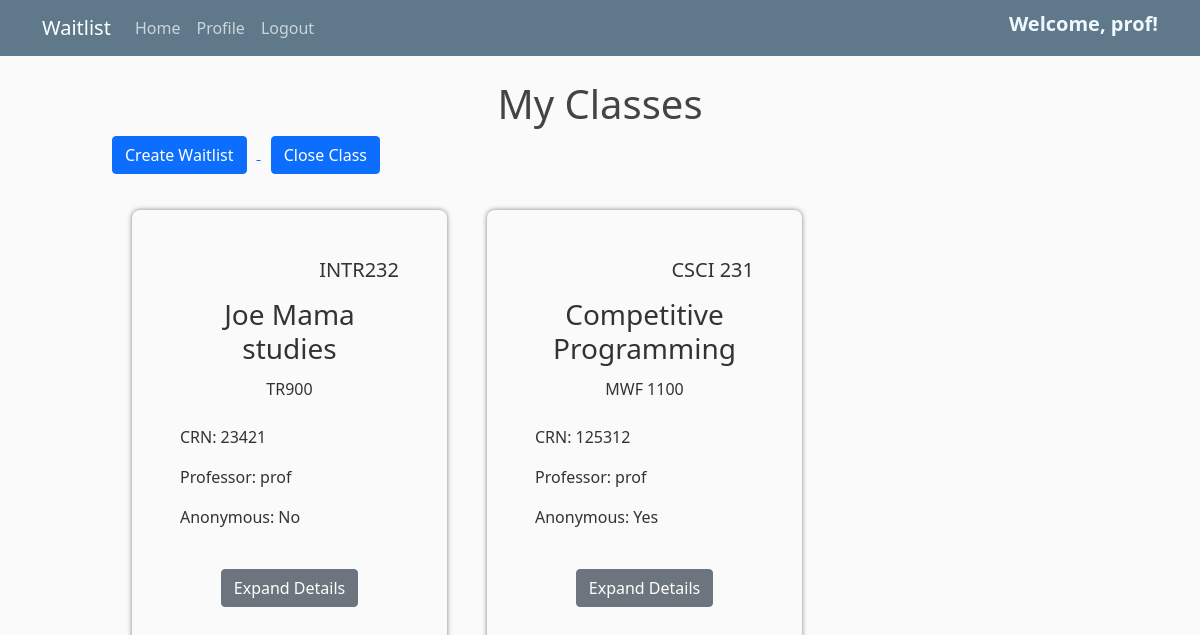
The app's page /studenthome/ (signed in) with its own data.
### studentview/models.py (models this page shows, shortened)
class ClassWaitlist(models.Model):
    className = models.CharField(max_length=200, name="className", verbose_name='Class Name')
    classDescription = models.TextField(verbose_name='Description', default=' ')
    classCode = models.CharField(max_length=200, verbose_name='Class Code')
    crn = models.IntegerField(default=0, verbose_name='CRN')
    schedule = models.CharField(max_length=200, verbose_name='Schedule')
    sortType = models.CharField(max_length=200, verbose_name='Sort Type')
    term = models.CharField(max_length=200, verbose_name='Term')
    professor = models.ForeignKey(User, on_delete=models.CASCADE)
    date_added = models.DateTimeField("date published")
    closed = models.BooleanField(default=False)  # Add this line
    anonymous_waitlist = models.BooleanField(default=False, verbose_name='Anonymous Waitlist')
    request_academic_status = models.BooleanField(default=False, verbose_name='Request Academic Status')
    request_major = models.BooleanField(default=False, verbose_name='Request Major')
    request_msg = models.BooleanField(default=False, verbose_name='Request Message')
    archived = models.BooleanField(default=False, verbose_name="Archived")

### studentview/views.py (the view, shortened to what this page needs)
# urls.py: 2. Add a URL to urlpatterns:  path('', views.home, name='home')
def home(request):
    currentUser = request.user
    groupOfUser = currentUser.groups.all().first() #if we ever add more groups than profs and students, change this
    classes = []
    message =  ""
    isProfessor = False
    isStudent = False
    if (not currentUser.is_anonymous):
        if (groupOfUser):
            if (groupOfUser.id == 1):
                classes = ClassWaitlist.objects.filter(professor=currentUser.pk, archived=False)
                isProfessor = True
        else:
            message = "You are not logged in as a professor or a student! This is a legacy account. Please make a new one"
    if (currentUser.is_anonymous):
        message = "Log in to view your classes!"
    if isStudent:
        for c in classes:
            c.positionInWaitlist = (StudentTicket.objects.get(class_waitlist=c, student=currentUser)).position
            c.numberInClass = (StudentTicket.objects.filter(class_waitlist=c)).count()
    context={
        'classes':classes,
        'message':message,
        'isProfessor':isProfessor,
        'isStudent':isStudent
    }
    return render(request,'studentview/home.html', context)

### studentview/templates/studentview/home.html (shortened to what this page needs)
{% extends "studentview/base.html" %}
{% block content %}
<h1 style="text-align:center"> My Classes</h1>
<div class="container class-list px-0">
    <div class="row">
        <div class="col-auto mr-auto">
            {% if user.is_authenticated %}
                {% if isProfessor %}
                    <a href="/studenthome/createclass">
                        <button type="button" class="btn btn-primary" style="margin-right:10px">
                            Create Waitlist
                        </button>
                    </a>
                    {% if classes is not empty %}
                        <a href="/studenthome/closeclass">
                            <button type="button" class="btn btn-primary" style="margin-left:10px">
                                Close Class
                            </button>
                        </a>
                    {% endif %}
                {% endif %}
            {% endif %}
        </div>
    </div>
    <div class="d-flex flex-row flex-wrap justify-content-center justify-content-md-start my-3">
        {% for class in classes %}
            <div class="studentclassbox {% if class.closed %}closed{% else %}active{% endif %} p-5">
                <div class="d-flex flex-row h5">
                    <div class="col col-auto" style="margin-left: auto; font-weight: 300;">
                        {{ class.classCode }}
                    </div>
                </div>
                <div class="row text-center h3 mt-2">
                    <span>{{class.className}}</span>
                </div>
                <div class="row text-center mt-1">
                    <span style="font-weight: 300;">{{ class.schedule }}</span>
                </div>
                <div class="d-flex flex-row mt-4">
                    <div class="col-auto" style="font-weight: 300; margin-right: 4px;">
                        CRN:
                    </div>
                    <div class="col">
                        {{ class.crn }}
                    </div>
                </div>
                <div class="d-flex flex-row justify-content-left mt-3">
                    <div class="col-auto mr-1" style="font-weight: 300; margin-right: 4px;">
                        Professor:
                    </div>
                    <div class="col-auto">
                        {{ class.professor }}
                    </div>
                </div>
                {% if isProfessor %}
                    <div class="d-flex flex-row justify-content-left mt-3">
                        <div class="col-auto" style="font-weight: 300; margin-right: 4px;">
                            Anonymous:
                        </div>
                        <div class="col">
                            {{ class.anonymous_waitlist|yesno:"Yes,No" }}
                        </div>
                    </div>
                {% endif %}
                <br>
                <div class="d-flex flex-row justify-content-center mt-auto">
                    <button class="btn btn-secondary mt-3" onclick="window.location.href='/studenthome/{{class.pk}}/detail';">Expand Details</button>
                </div>
            </div>
        {% endfor %}
    </div>
</div>
{% endblock content %}

### studentview/templates/studentview/base.html (shortened to what this page needs)
<!DOCTYPE html>
{% load static %}
<html lang="en">
<head>
    <link href="https://cdn.jsdelivr.net/npm/bootstrap@5.1.3/dist/css/bootstrap.min.css" rel="stylesheet">
    <link rel="stylesheet" type="text/css" href="{% static 'studentview/main.css' %}">
</head>
<body>
    <header class="site-header">
        <nav class="navbar navbar-expand-md navbar-dark bg-steel fixed-top">
            <div class="container">
                <a class="navbar-brand mr-4" href="/">Waitlist</a>
                <div class="collapse navbar-collapse" id="navbarToggle">
                    <div class="navbar-nav mr-auto">
                        <a class="nav-item nav-link" href="/studenthome">Home</a>
                    </div>
                    <div class="navbar-nav">
                        {% if user.is_authenticated %}
                            <a class="nav-item nav-link" href="{% url 'profile' %}">Profile</a>
                            <a class="nav-item nav-link" href="{% url 'logout' %}">Logout</a>
                        {% else %}
                            <a class="nav-item nav-link" href="{% url 'login' %}">Login</a>
                            <a class="nav-item nav-link" href="{% url 'register' %}">Register</a>
                        {% endif %}
                    </div>
                    <div class="navbar-nav ms-auto">
                        {% if user.is_authenticated %}
                            <h5 style="font-weight: bold; color: aliceblue;" class="nav-item ms-auto"> Welcome, {{user}}! </h5>
                        {% endif %}
                    </div>
                </div>
            </div>
        </nav>
    </header>
<div class="container" style="max-width: none;">
    <div class="row">
        <div class="col d-none d-xl-block col-xl-1 p-0">
        </div>
        <div class="col col-12 col-xl-10">
            {% block content %}{% endblock %}
        </div>
        <div class="col d-none d-xl-block col-xl-1 p-0">
        </div>
    </div>
</div>
</body>
</html>

### studentview/static/studentview/main.css (style rules this page uses)
body { background: #fafafa; color: #333333; margin-top: 5rem; }
h1, h2, h3, h4, h5, h6 { color: #444444; }
.bg-steel { background-color: #5f788a; }
.site-header .navbar-nav .nav-link { color: #cbd5db; }
.studentclassbox { box-sizing: border-box; border-radius: 0.5rem; box-shadow: 0px 0px 5px grey; display: flex; flex-direction: column; width: 315px; margin: 20px; }

### records on screen
ClassWaitlist: classCode "INTR232", className "Joe Mama studies", schedule "TR900", crn "23421", professor "prof", anonymous_waitlist "No"
ClassWaitlist: classCode "CSCI 231", className "Competitive Programming", schedule "MWF 1100", crn "125312", professor "prof", anonymous_waitlist "Yes"

### other values on screen
{{ user }} "prof"
